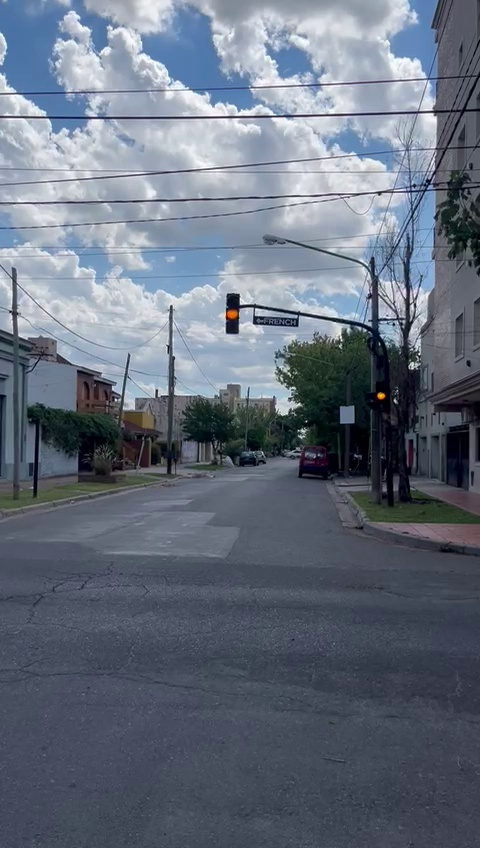
#> input picture test_nuevo_signal_id/frame_0141.jpg, 480 x 848 px, given as the content of the folder input_frames/, which was not available
$ python apply_color_filter.py
#> lines starting #> are read from the running program, lines starting #| are printed output that depends on the picture; after the words box and inside, x2 and y2 are one past the last pixel; in counts of white or black regions, pixels touching at a corner belong together; pictures that were not available may be replaced by others from this repository, and a replacement may not be noted
#> further down, image is the input picture: shape (848, 480, 3); mean B, G, R 125.6, 111.2, 102.1
import cv2
import numpy as np
import os

# Configuración
input_dir = 'input_frames/'
output_dir = 'frames_with_filter/'

print("🎨 APLICANDO FILTRO DE ATARDECER/TONALIDAD CÁLIDA A TODOS LOS FRAMES")
print(f"📂 Input: {input_dir}")
print(f"📁 Output: {output_dir}")
print(f"🌅 Simulando cambio de iluminación (atardecer/nublado)")

# Crear directorio de salida si no existe
os.makedirs(output_dir, exist_ok=True)

def warm_sunset_filter(image):
    """
    Convierte verde del semáforo en amarillo.
    Basado en análisis real:
    - Verde: H=91, S=142, V=216
    - Amarillo: H=26, S=161, V=199
    """
    hsv = cv2.cvtColor(image, cv2.COLOR_BGR2HSV).astype(np.float32)
    hue = hsv[:, :, 0]
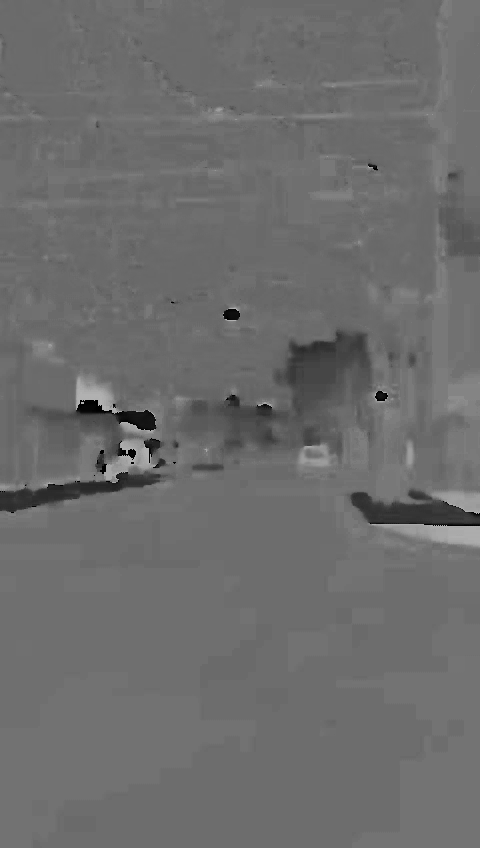
#> hue: shape (848, 480) float32; min 0, max 179, mean 108.3
    sat = hsv[:, :, 1]
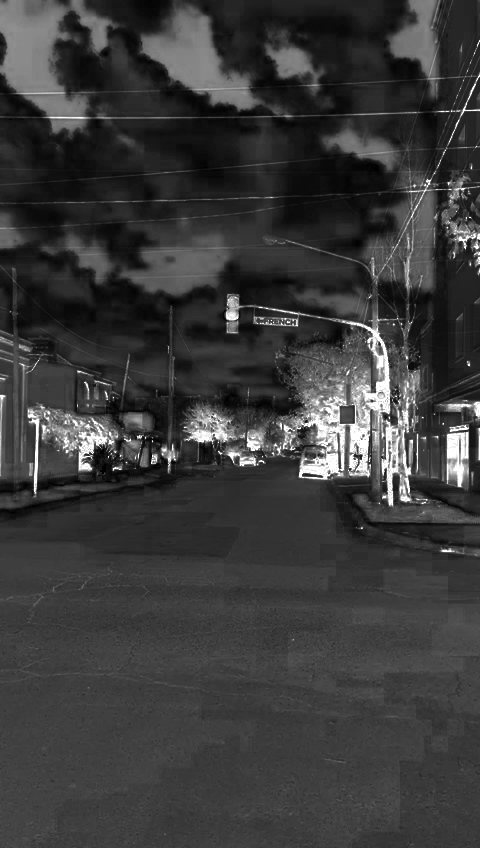
#> sat: shape (848, 480) float32; min 0, max 255, mean 58.8
    val = hsv[:, :, 2]
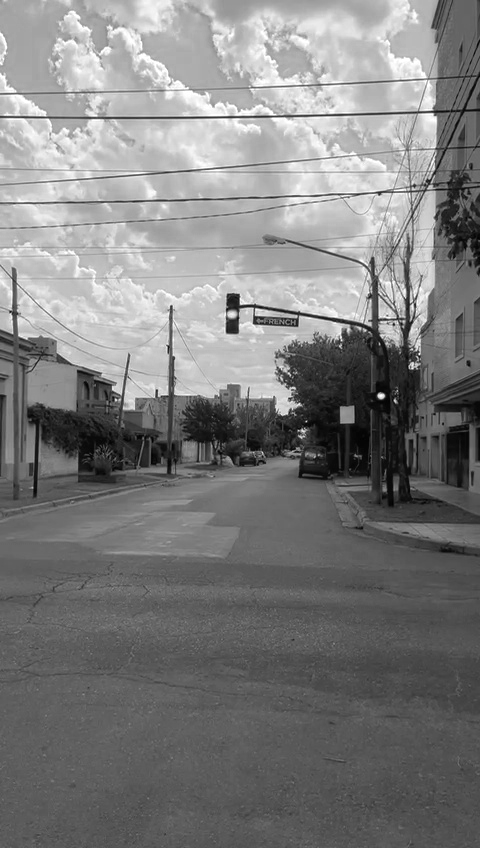
#> val: shape (848, 480) float32; min 0, max 255, mean 126.2

    # Máscara para verdes del semáforo (H: 70-110, incluye el 91)
    green_mask = (hue >= 70) & (hue <= 110)
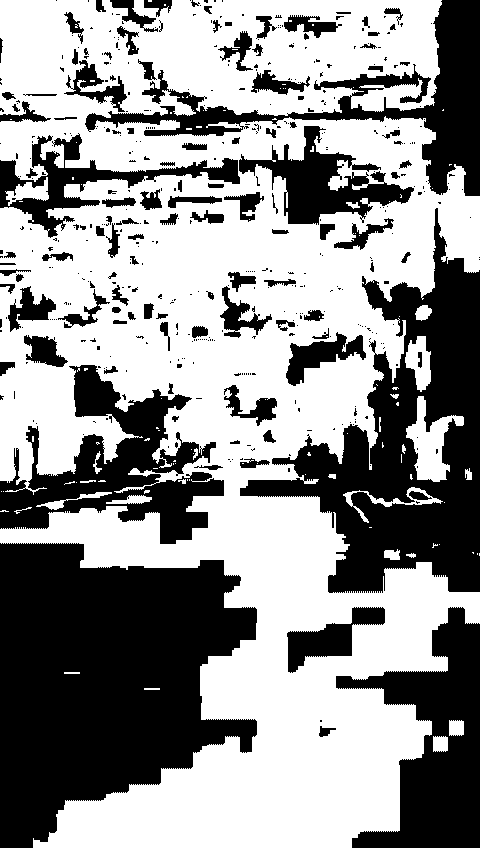
#> green_mask: shape (848, 480) bool; 57.9% white; 470 black regions (352 under 20 px), largest, box (x1, y1, x2, y2) and area: (0, 543, 257, 848) 54239, (240, 208, 480, 593) 35509, (336, 607, 480, 848) 16493

    # SHIFT de hue: 91 → 35 = -56 (más amarillo, menos naranja)
    hue = np.where(green_mask, np.clip(hue - 56, 0, 179), hue)
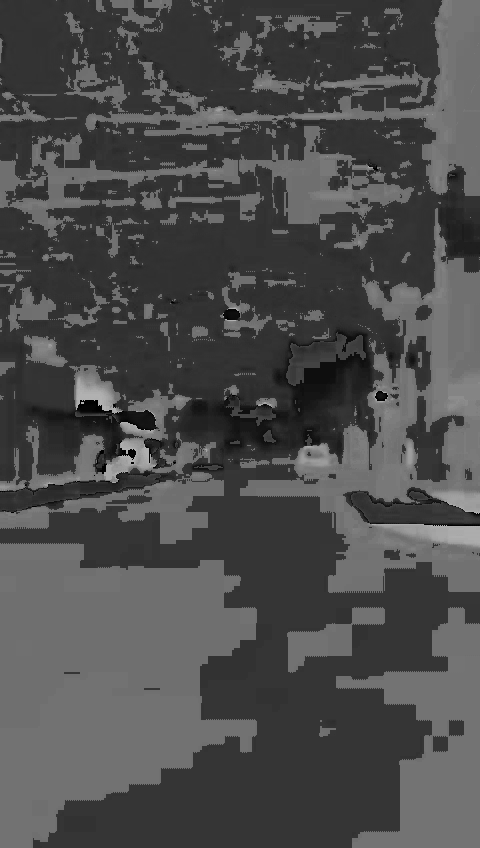
#> hue: shape (848, 480) float32; min 0, max 179, mean 75.9

    # Subir saturación: 142 → 161 (+13%)
    sat = np.where(green_mask, np.clip(sat * 1.13, 0, 255), sat)

    # Bajar value: 216 → 199 (-8%)
    val = np.where(green_mask, np.clip(val * 0.92, 0, 255), val)

    hsv[:, :, 0] = hue
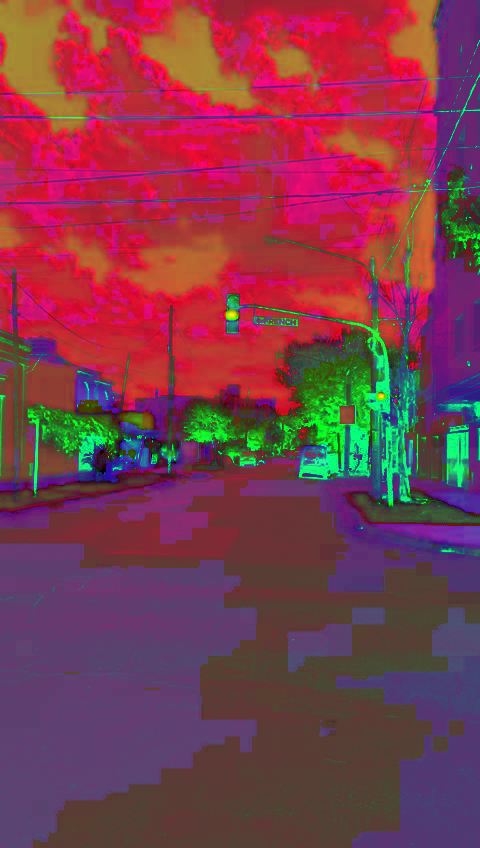
#> hsv: shape (848, 480, 3) float32; mean B, G, R 75.8, 58.8, 126.2
    hsv[:, :, 1] = sat
    hsv[:, :, 2] = val

    result = cv2.cvtColor(hsv.astype(np.uint8), cv2.COLOR_HSV2BGR)
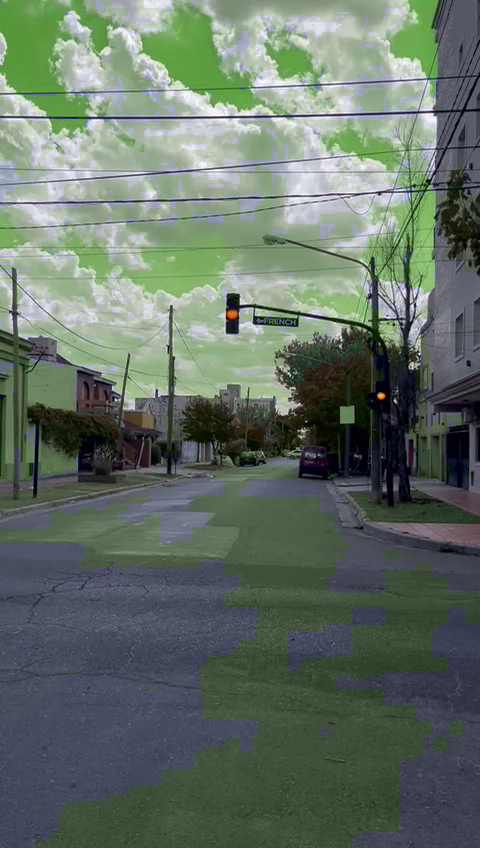
#> result: shape (848, 480, 3); mean B, G, R 101.7, 113.2, 99.9

    return result

# Obtener lista de frames ordenados
frame_files = sorted([f for f in os.listdir(input_dir) if f.startswith('frame_') and f.endswith('.jpg')])

print(f"📊 Total frames encontrados: {len(frame_files)}")

processed_count = 0
filtered_count = 0

for frame_file in frame_files:
    # Extraer número de frame
    frame_num = int(frame_file.split('_')[1].split('.')[0])

    # Leer imagen
    input_path = os.path.join(input_dir, frame_file)
    image = cv2.imread(input_path)

    if image is None:
        print(f"⚠️  No se pudo leer: {frame_file}")
        continue

    # Aplicar filtro de atardecer a TODOS los frames
    output_image = warm_sunset_filter(image)
    filtered_count += 1
    status = "🌅 FILTRADO"

    # Guardar resultado
    output_path = os.path.join(output_dir, frame_file)
    cv2.imwrite(output_path, output_image)

    processed_count += 1

    # Mostrar progreso cada 50 frames
    if processed_count % 50 == 0:
        print(f"{status} {frame_file} ({processed_count}/{len(frame_files)})")

print(f"\n✅ Procesamiento completado:")
print(f"   📊 Total frames procesados: {processed_count}")
print(f"   🌅 Frames con filtro aplicado: {filtered_count}")
print(f"   📁 Guardados en: {output_dir}")
print(f"\n🔍 Para verificar el filtro:")
print(f"   Compara cualquier frame original vs filtrado, por ejemplo:")
print(f"   input_frames/frame_0000.jpg vs frames_with_filter/frame_0000.jpg")
